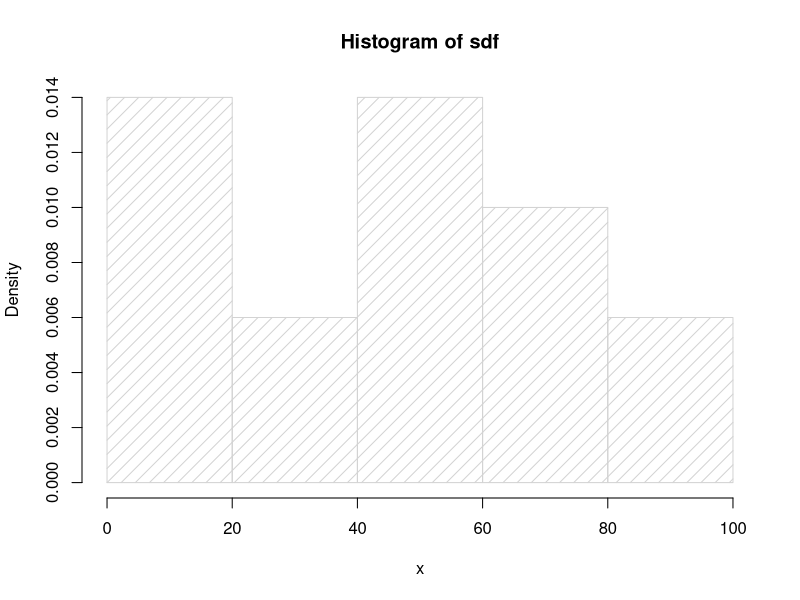

Reproduce this figure in R.
## ---- chunk 1
for (apaini in 9:23)
    {
    print(apaini)
}
## ---- chunk 2
print (1:10)
## ---- chunk 3
makanan<-c("jagung", "bewan", "ketela pohon", "bengkoang", "pisang", " ")
makanan_panjangnya<-rep(NA, length(makanan))
makanan_panjangnya
## ---- chunk 4
names(makanan_panjangnya)<-makanan
makanan_panjangnya
## ---- chunk 5
for (a in makanan){
   makanan_panjangnya[a]<-nchar(a)
}
makanan_panjangnya
## ---- chunk 6
ikan<-c("patin", "nila", 'lele', "mujair", "sotong")
for (i in 1:5)
    {
    print(paste("Ikan", i, "namanya", ikan[i]))
}  
## ---- chunk 7
ikan<-c(nama=c("patin", "nila", 'lele', "mujair", "sotong"),
        habitat=c("laut", "tawar","tawar","tawar","laut" ))
for (i in 1:5)
    {
    print(paste("Ikan", i, "namanya", ikan[c(1,i)], "hidupnya di", ikan[c(2,i)]))
}  
## ---- chunk 8
ikan[c(2,1)]
## ---- chunk 9
as.numeric(TRUE)
as.numeric(FALSE)
## ---- chunk 10
print(1>1)
print(1>0)
print(1>2)
## ---- chunk 11
print(1>=1)
print(5!=1)
## ---- chunk 12
toCheck<-1
if(toCheck==1){
    print("Hello")
}
## ---- chunk 13
check.bool<-function(x)
    {
    if(x==1)
        {
        print("Hello")
    }else if (x==0){
        print("goodbye")
    }else
        print("confused")
}
## ---- chunk 14
check.bool(TRUE)
## ---- chunk 15
check.bool(0)
## ---- chunk 16
check.bool("Mongket")
## ---- chunk 17
gunakan_switch<-function(x)
    {
    switch(x,
        "1"="Yutub",
        "2"="Twitter",
        "3"="Facebook",
        "4"="Instagram",
        "5"="VK",
    )}
gunakan_switch("3")
## ---- chunk 18
gunakan_switch("5")
## ---- chunk 19
# generate n random numbers between the default values of 0 and 1
sdf<-runif (25, min = 0, max = 100)
sdf
## ---- chunk 20
hist(sdf, freq = FALSE, xlab = 'x', density = 10)
## ---- chunk 21
random_dgn_kembalian <- sample(1:10, 7, replace=T)
random_dgn_kembalian
random_tnp_kembalian <- sample(1:10, 5, replace=F)
random_tnp_kembalian
## ---- chunk 22
sample(state.name, 10)
## ---- chunk 23
# paste together string a   &   b  paste (a, b)
x<-c("ubi")
y<-c("kayu")
paste(x,y)
## ---- chunk 24
x<-c("ubi","rambat")
y<-c("kayu")
paste(x,y)
## ---- chunk 25
x<-c("rambat")
y<-c("pohon","kayu")
paste(x,y)
## ---- chunk 26
x<-c("rambat", 1, 2, TRUE)
y<-c("pohon","kayu", 2, 4)
paste(x,y)
## ---- chunk 27
# paste multiple strings with a separating character
paste ("Kenapa", "Kamu", "Terlihat", "Lelah", "Hayati", sep = "?")
## ---- chunk 28
# paste multiple strings with a separating character
paste ("Kenapa", 1:5, sep = " v1.")
## ---- chunk 29
musuh<-c(hewan=c("semut","belalang","lipas"),elemen=c("udara","api"))
## ---- chunk 30
length(musuh)
## ---- chunk 31
nchar(musuh)
## ---- chunk 32
streets <- c ("Framboise", "Yannick", "Guillaume", "Peter", "James", "Andreas Syaloom Kurniawan")
# default abbreviations abbreviate (streets
abbreviate(streets)
## ---- chunk 33
sort(streets)
## ---- chunk 34
sort(streets, decreasing = TRUE)
## ---- chunk 35
isi <- c("Serum", "Vaksin", "Antibiotik", "Tablet")
is.element ("Serum", isi)
is.element ("Ser", isi)
## ---- chunk 36
"Vaksin" %in% isi
"Vak" %in% isi
## ---- chunk 37
isi_2 <- c ("Kucing", "Anjing", "Burung")
isi_3 <- c ("Belut", "Ular", "Buaya")
isi_4 <- c ("Kucing", "Anjing", "Burung")
isi_5 <- c ("Burung","Kucing", "Anjing")
isi_6 <- c ("Kucing", "Anjing", "Burung","YuyuKangkang")
## ---- chunk 38
identical(isi_2,isi_4)
identical(isi_2,isi_5)
identical(isi_2,isi_3)
## ---- chunk 39
setequal(isi_2,isi_4)
setequal(isi_2,isi_5)
setequal(isi_2,isi_3)
## ---- chunk 40
print(setdiff(isi_6,isi_2))
print(setdiff(isi_2,isi_6))
## ---- chunk 41
intersect(isi_2,isi_6)
intersect(isi_6,isi_2)
## ---- chunk 42
union(isi_6,isi_3)
## ---- chunk 43
# remove whitespaces on the left side
library (stringr)
text <- c ("Text ", "  with", " whitespace ", " on", "both ", " sides ")
str_trim(text, side = "left")
str_trim(text, side = "right")
str_trim(text, side = "both")
## ---- chunk 44
banyak_deh<-c('Anjing','Kucing','Anjing','Burung','YuyuKangkang','Belut','Burung','Burung','Ular','Buaya','Anjing','Burung','YuyuKangkang','Belut','Ular')
table(banyak_deh)
## ---- chunk 45
akumulasi<-table(banyak_deh)
akumulasi["Burung"]
## ---- chunk 46
akumulasi["YuyuKangkang"]
## ---- chunk 47
tabelin_yuk<-as.data.frame(akumulasi)
tabelin_yuk
## ---- chunk 48
tmbh_sum<-addmargins(akumulasi,1)
tmbh_sum
## ---- chunk 49
summary(tabelin_yuk)
## ---- chunk 50
#setwd("D://OneDrive - Universitas Terbuka//00 LABORATORIUM//Modul R//Dataset//Zuur_RBook")
## ---- chunk 51
#veg<-read.table(file="Vegetation2.txt", header=TRUE)
#head(veg, n=5)
## ---- chunk 52
#names(veg)
## ---- chunk 53
#str(veg)
## ---- chunk 54
#m<-mean(veg$R)
#m
## ---- chunk 55
#tapply(veg$R, veg$Transect, mean)
## ---- chunk 56
#sapply
#lapply
